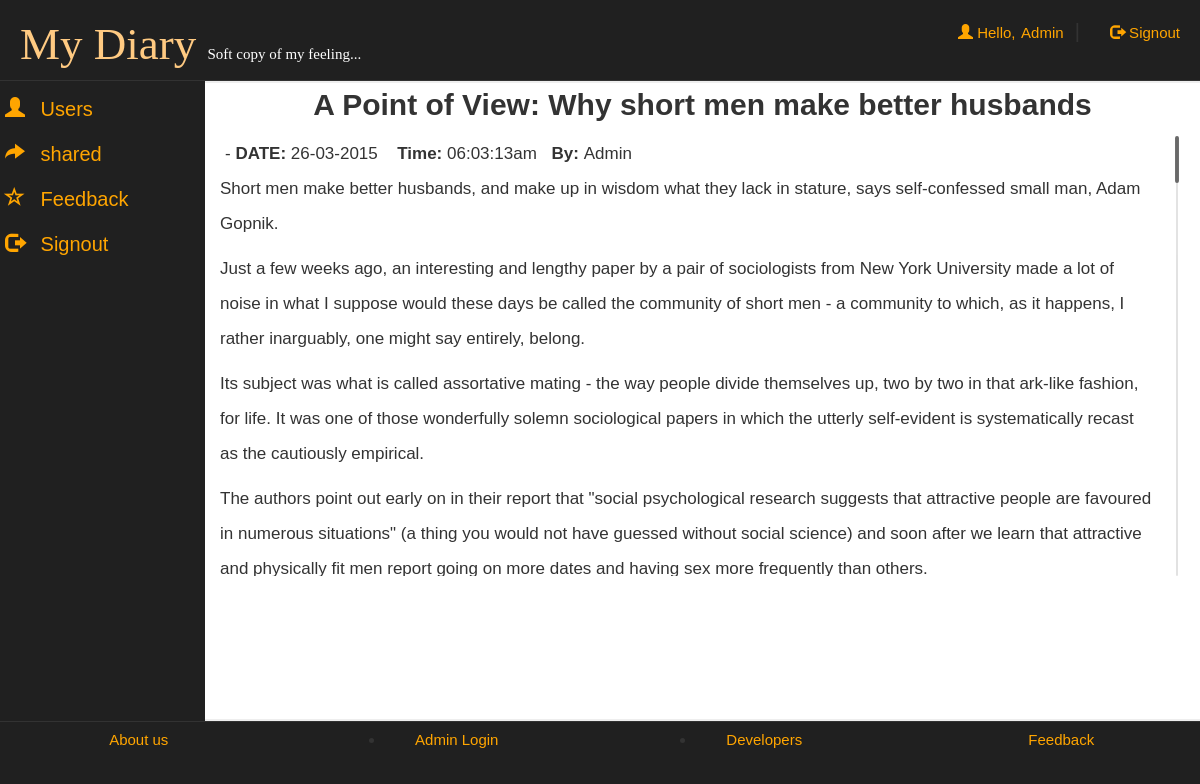
Screenshot of /adminpanel.php?aid=5513931101e1e (signed in) with the database file from the repository.
### tables this page shows
CREATE TABLE IF NOT EXISTS `articles` (
  `email` varchar(50) NOT NULL,
  `id` text NOT NULL,
  `date` date NOT NULL,
  `time` varchar(50) NOT NULL,
  `article` text NOT NULL,
  `title` varchar(500) NOT NULL,
  `star` tinyint(1) NOT NULL DEFAULT '0',
  `share` tinyint(1) NOT NULL DEFAULT '0',
  `nick` varchar(50) NOT NULL DEFAULT '0'
);

### adminpanel.php (the view, shortened to what this page needs)
<!DOCTYPE html>
<html lang="en">
<head>
 <link  rel="stylesheet" href="css/bootstrap.min.css"/>
 <link  rel="stylesheet" href="css/bootstrap-theme.min.css"/>
 <link rel="stylesheet" href="css/main.css">
 <link  rel="stylesheet" href="css/font.css">
 <link  rel="stylesheet" href="css/jquery.mCustomScrollbar.css">
</head>
<body>
<div class="row logo">
<div class="col-md-6">
<h1><span style="color:#FFCA82">My&nbsp;Diary</span>&nbsp;<span style="font-size:15px; color:#fff;">Soft copy of my feeling...</span></h1>
</div>
<div class="col-md-4">
 <?php
 include_once 'dbConnection.php';
  if($_SESSION['key']!="sunny7785068889"){
header("location:index.php");
}
else
{
$name = $_SESSION['name'];
echo '<span class="pull-right top" ><span class="log1"><span class="glyphicon glyphicon-user" aria-hidden="true"></span>&nbsp;Hello,</span> <a href="adminpanel.php?q=1" class="log log1">'.$name.'</a>&nbsp;&nbsp;|<a href="logout.php?q=adminpanel.php" class="log"><span class="glyphicon glyphicon-log-out" aria-hidden="true"></span>&nbsp;Signout</button></a></span>';
}?>
</div></div>
<div class="row">
<div class="menu col-md-2">
<ul>
<li>
<div class="camenu <?php if(@$_GET['q']==1) echo 'active';?>">
<a href="adminpanel.php?q=1"><span class="glyphicon glyphicon-user caf" aria-hidden="true"></span>
<span class="cas">Users</span></a>
</div>
</li>
<li>
<div class="camenu <?php if((@$_GET['q']==2) ) echo 'active';?>">
<a href="adminpanel.php?q=2"><span class="glyphicon glyphicon-share-alt caf" aria-hidden="true"></span>
<span class="cas">shared</span></a>
</div>
</li>
<li>
<div class="camenu <?php if(@$_GET['q']==3) echo 'active';?>">
<a href="adminpanel.php?q=3"><span class="glyphicon glyphicon-star-empty caf" aria-hidden="true"></span>
<span class="cas">Feedback</span></a>
</div>
</li>
<li>
<div class="camenu">
<a href="logout.php?q=adminpanel.php"><span class="glyphicon glyphicon-log-out caf" aria-hidden="true"></span>
<span class="cas">Signout</span></a>
</div>
</li>
</ul>
</div>
<div class="col-md-10">
<div class="bich">
<?php if(@$_GET['aid']) {
$id=@$_GET['aid'];
$result = mysqli_query($con,"SELECT * FROM articles WHERE id='$id' ") or die('Error');
while($row = mysqli_fetch_array($result)) {
	$title = $row['title'];
	$article = $row['article'];
	$date = $row['date'];
	$date= date("d-m-Y",strtotime($date));
	$time = $row['time'];
echo '<a title="Back to Archive" href="update.php?q1=2"><b><span class="glyphicon glyphicon-level-up" aria-hidden="true"></span></b></a><h2 style="text-align:center; margin-top:-15px;font-family: "Ubuntu", sans-serif;"><b>'.$title.'</b></h1>';
 echo '<div class="mCustomScrollbar" data-mcs-theme="dark" style="margin-left:10px;margin-right:10px; max-height:450px; line-height:35px;padding:5px;"><span style="line-height:35px;padding:5px;">-&nbsp;<b>DATE:</b>&nbsp;'.$date.'</span>
<span style="line-height:35px;padding:5px;">&nbsp;<b>Time:</b>&nbsp;'.$time.'</span><span style="line-height:35px;padding:5px;">&nbsp;<b>By:</b>&nbsp;'.$name.'</span><br />'.$article.'</div>';}
}?>
</div>
</div>
</div>
<div class="row footer">
<div class="col-md-3 box">
<a href="aboutus.php" target="_blank" >About us</a>
</div>
<div class="col-md-3 box">
<li data-toggle="modal" data-target="#login"><a href="#">Admin Login</a></li></div>
<div class="col-md-3 box">
<li data-toggle="modal" data-target="#developers"><a href="#">Developers</a></li>
</div>
<div class="col-md-3 box">
<a href="feedback.php" target="_blank">Feedback</a></div></div>
</body>
</html>

### css/main.css (style rules this page uses)
body { overflow-x:hidden; font:20px 'Ubuntu', sans-serif; background:#202020; background-attachment: fixed; }
.logo { border-bottom:1px solid; border-color:#323232; }
.logo h1 { margin-left:20px; font-size:45px; font-family:'Segoe Script'; }
.log { margin:20px; margin-left:30px; color:orange; text-decoration:none; font-size:20px; font-size:15px; }
.log1 { font: 15px 'Ubuntu', sans-serif; color:orange; margin:0px; }
.top { margin-top:20px; }
.footer { font-size:15px; text-align:center; border-top:1px solid; border-color:#323232; }
.footer a { margin:25px; color:orange; }
.bich { min-height:80vh; border-top:2px solid; border-bottom:2px solid; border-color:#eee; background:#fff; font: 17px "Century Gothic", "Times Roman", sans-serif; }
.menu { background-color:#202020; }
.menu ul { list-style:none; }
.camenu { height:30px; font-family: 'Ubuntu', sans-serif; margin-bottom:10px; margin-top:10px; margin-left:-10px; }
.camenu a { color:orange; font-size:20px; }
.menu li { height:35px; width:100%; margin-left:-30px; }
.menu li a { text-decoration:none; }
.caf { margin:5px; }
.cas { margin:5px; }
.box { padding:9px; }

### rows the page displays
articles: title "A Point of View: Why short men make better husbands", date "26-03-2015", time "06:03:13am", article "Short men make better husbands, and make up in wisdom what they lack in stature, says self-confessed small man, Adam Gopnik. Just a few weeks ago, an interesting and lengthy paper by a pair of sociologists from New York University made a lot of noise in what I suppose would these days be called the community of short men - a community to which, as it happens, I rather inarguably, one might say entirely, belong. Its subject was what is called assortative mating - the way people divide themselves up, two by two in that ark-like fashion, for life. It was one of those wonderfully solemn sociological papers in which the utterly self-evident is systematically recast as the cautiously empirical.…"

### other values shown
$name "Admin"
